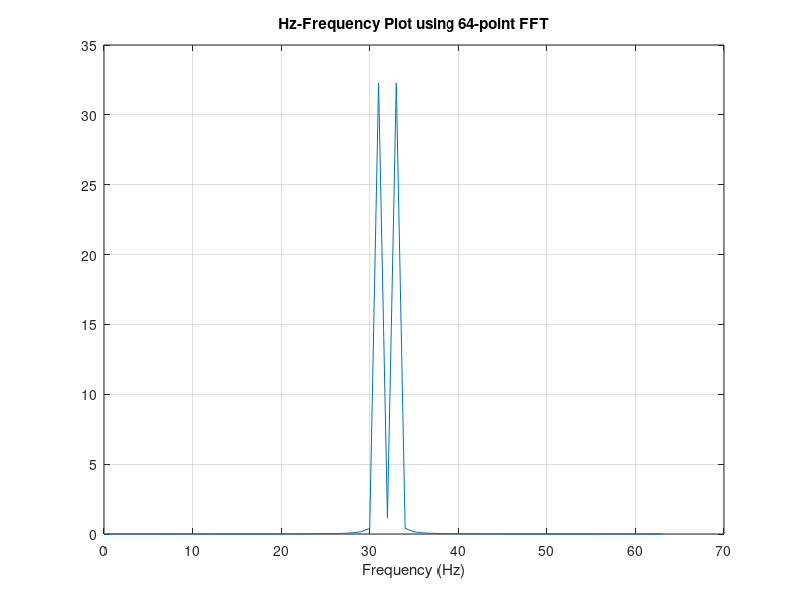
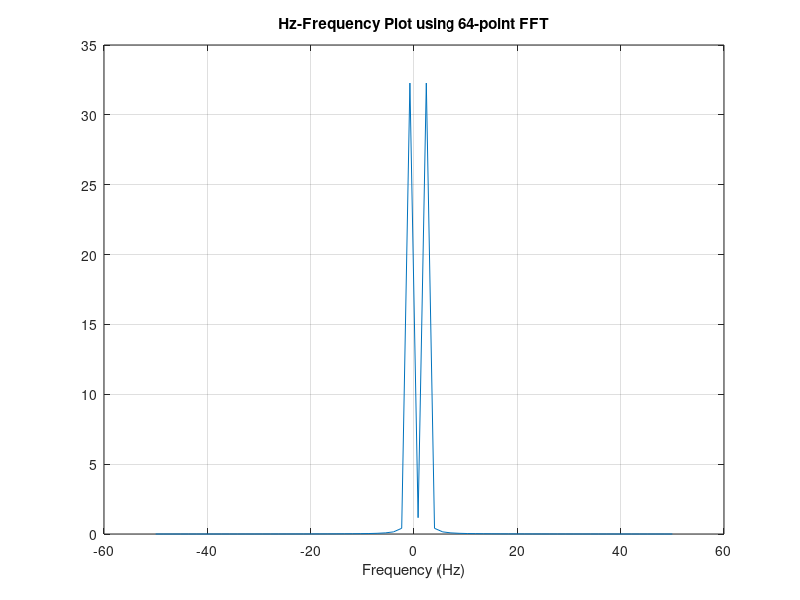
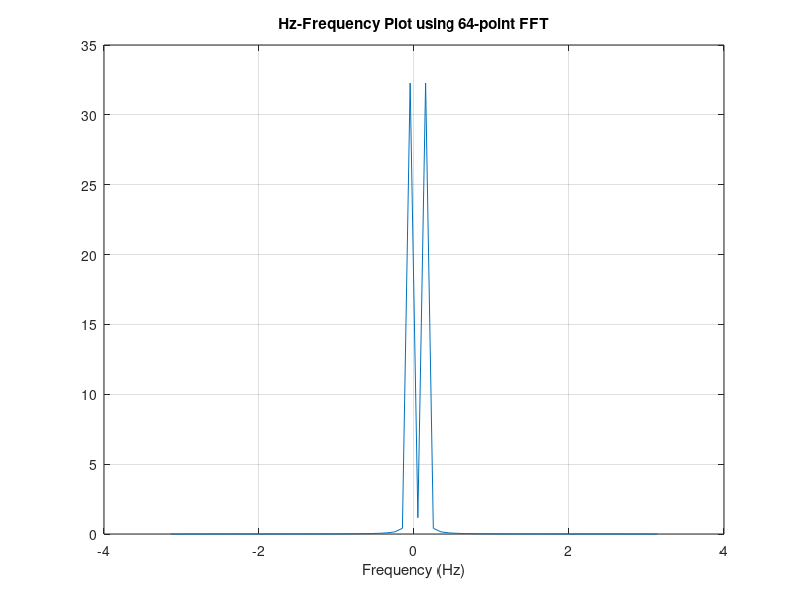
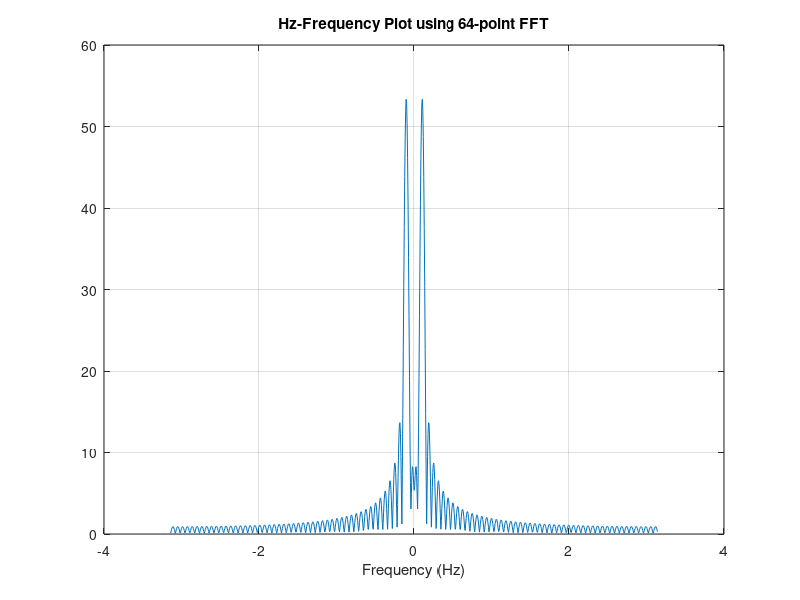

Recreate these plots in MATLAB, in order. (Note: this script raises an error after producing the figures.)
%{
Yonatan Carver
ECES 352 - Lab 3

%}
clear; clc; close all

%% Lab 3.1.1 =====================================================

%{
1) 31 results for "hbb"
3) 280 results for "hbb AND human[orgn]"

%}

%% Lab 3.1.2 =====================================================
% (1)
w = 10;					% 10Hz
Fs = 100;				% 100Hz
tt = 0 : 1/Fs : 1;		% time axis

x = cos(w * tt);

% plot(tt, x);
% grid on
% xlabel('time (s)')
% title('One second of cos(10Hz * tt) sampled at F_s = 100Hz')

%% (2)
N = 64;
fft_x = abs(fftshift(fft(x, N)));	% N-point FFT

%% (3)
% range = 0 : 1 : 63;
range = linspace(0, 63, N);
figure
plot(range, fft_x)
grid on
xlabel('Frequency (Hz)')
title(['Hz-Frequency Plot using ', num2str(N), '-point FFT'])

% [yy, xx] = findpeaks(fft_x);
% frequency spikes @ f = 26 & 38

%% (4)
range = linspace(-50, 50, N);	% plot from -50 to 50 (100Hz sampling rate)

figure
plot(range, fft_x)
grid on
xlabel('Frequency (Hz)')
title(['Hz-Frequency Plot using ', num2str(N), '-point FFT'])

% frequency spikes @ -8.7302 & 10.3175

%% (6)
range = linspace(-pi, pi, N);
figure
plot(range, fft_x)
grid on
xlabel('Frequency (Hz)')
title(['Hz-Frequency Plot using ', num2str(N), '-point FFT'])

% frequency spikes @ -0.5484 & 0.6483

%% (8)
fft_x = abs(fftshift(fft(x, 1024)));     % 1024-point fft
range = linspace(-pi, pi, 1024);
figure
plot(range, fft_x)
grid on
xlabel('Frequency (Hz)')
title(['Hz-Frequency Plot using ', num2str(N), '-point FFT'])
[yy, xx] = findpeaks(fft_x);

% frequency spikes @ -0.6295 & 0.6357









%% Lab 3.2.1 =====================================================

clear; clc; close all

hbb = genbankread('hbb_region_chr11.gb');   % load *.gb file as a struct
cds_indices = hbb.CDS.indices;    % get range of indices of CDS

%% (1)
% There are 5 CDS regions in the sequence
% length(hbb.CDS)


%% (2)
% The length of hbb.CDS(1).translation is 147
% length(hbb.CDS(1).translation)

%% (3)

% use function "get_sequence_ft"
% function sequence_FT = get_sequence_ft(hbb, sequence_number)

N = 1024;

sequence1_ft = get_sequence_ft(hbb, 1, N);
sequence2_ft = get_sequence_ft(hbb, 2, N);
sequence3_ft = get_sequence_ft(hbb, 3, N);

figure
plot(sequence1_ft)
title('FFT of Coding Region: Sequence 1, from cds\_index 1 to index 2')
grid on

figure
plot(sequence2_ft)
title('FFT of Coding Region: Sequence 2, from cds\_index 3 to index 4')
grid on

figure
plot(sequence3_ft)
title('FFT of Coding Region: Sequence 3, from cds\_index 5 to index 6')
grid on

[y1, x1] = findpeaks(sequence1_ft);
[y2, x2] = findpeaks(sequence2_ft);
[y3, x3] = findpeaks(sequence3_ft);

%{
signal: sequence1
a = sort(y1);
b = sort(y2);
c = sort(y3);

x1(find(y1 == a([end])))
232.4562
frequency peaks @ 308 & 690
===============================
x2(find(y2 == b([end])))
251.8894
frequency peaks @ 292 & 706

x2(find(y2 == b([end-2])))
224.3544
frequency peaks @ 92 & 906

x2(find(y2 == b([end-4])))
209.4380
frequency peaks @ 329 & 669
===============================
x3(find(y3 == c([end])))
165.9027
frequency peaks @ 328 & 670

x3(find(y3 == c([end-2])))
142.8912
frequency peaks @ 164 & 834

x3(find(y3 == c([end-4])))
126.3875
frequency peaks @ 230 & 768

%}


%% 3.2.3 =========================================================
% N = 1024;
sequence1a_ft = get_sequence_ft(hbb, '1a', N);
sequence2a_ft = get_sequence_ft(hbb, '2a', N);

figure
plot(sequence1a_ft)
title('FFT of Non-Coding Region: Sequence 1, from cds\_index 2 to index 3')
grid on

figure
plot(sequence2a_ft)
title('FFT of Non-Coding Region: Sequence 4, from cds\_index 3 to index 5')
grid on

%% 3.3.1 =========================================================
DNA_SEQUENCE = hbb.Sequence;
WINDOW_LENGTH = 10;
NFFT = 1024;

% DNA_SEQUENCE = hbb.Sequence;
% WINDOW_LENGTH = 1000;
% NFFT = 1024;

output = threebasefreq_stft(DNA_SEQUENCE, WINDOW_LENGTH, NFFT);
plot(output)



